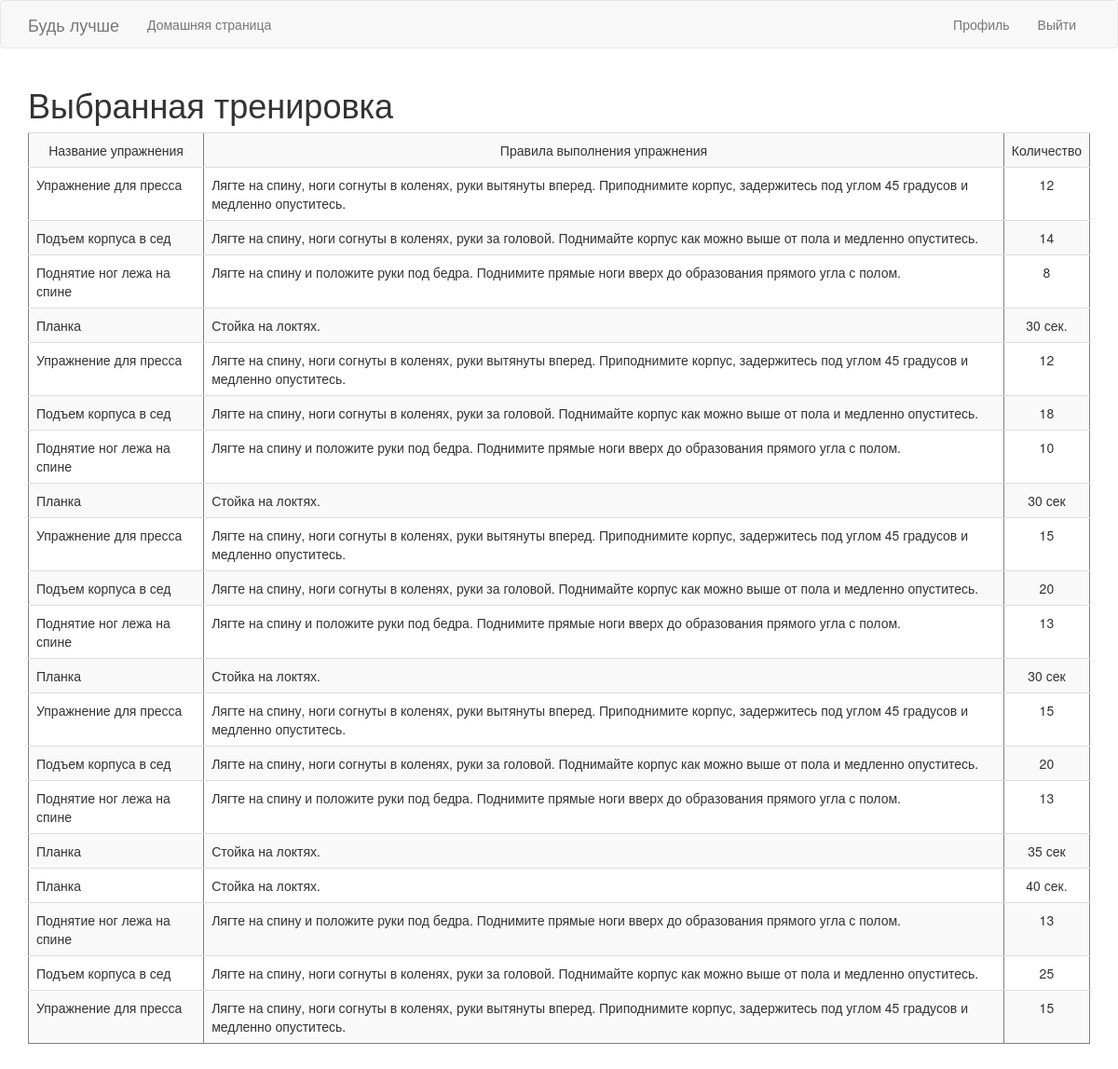
Page /training_user (signed in) on the committed database.
### app/models.py (models this page shows)
class Exercises(db.Model):
    id = db.Column(db.Integer, primary_key=True)
    name_exercises = db.Column(db.String(256), index=True)
    rules = db.Column(db.Text(500), index=True)
    day = db.Column(db.Integer)
    number = db.Column(db.Integer)
    training_id = db.Column(db.Integer, db.ForeignKey('training.id'))

### app/routes.py (the view)
@app.route('/training_user')
@login_required
def training_user():
    if current_user.active_training == 1:
        training_id = TrainingList(user_id=current_user.id)
        i = training_id.get_training()
        exe = Training(id=i.training_id)
        exercises = exe.all_exe()
    return render_template('training_user.html', title='Тренировка', exercises=exercises)

### app/models.py (called while the page is built)
@login.user_loader
def load_user(id):
    return User.query.get(int(id))

    def all_exe(self):
        exe = Exercises.query.filter_by(training_id=self.id)
        return exe

    def get_training(self):
        selected_training = TrainingList.query.filter_by(user_id = self.user_id)
        return selected_training[-1]

### app/routes.py (called while the page is built)
@app.before_request
def before_request():
    if current_user.is_authenticated:
        current_user.last_seen = datetime.utcnow()
        db.session.commit()

### app/templates/training_user.html
{% extends "base.html" %}
{% import 'bootstrap/wtf.html' as wtf %}
{% block app_content %}
    <h1>Выбранная тренировка</h1>
<table class="table table-striped" border="1" >
    <tr valign="top">
        <td align="center"> Название упражнения </td>
        <td align="center"> Правила выполнения упражнения </td>
        <td align="center"> Количество </td>
    {% for exercises in exercises %}
        {% include '_exe.html' %}
    {% endfor %}
</table>
<br>
{% endblock %}

### app/templates/_exe.html
    <tr valign="top">
        <td>{{ exercises.name_exercises }}</td>
        <td  align="stretch">{{ exercises.rules }} </td>
        <td align="center">{{ exercises.number }} </td>
    </tr>

### rows in the picture
Exercises: name_exercises "Упражнение для пресса", rules "Лягте на спину, ноги согнуты в коленях, руки вытянуты вперед. Приподнимите корпус, задержитесь под углом 45 градусов и медленно опуститесь.", number "12"
Exercises: name_exercises "Подъем корпуса в сед", rules "Лягте на спину, ноги согнуты в коленях, руки за головой. Поднимайте корпус как можно выше от пола и медленно опуститесь.", number "14"
Exercises: name_exercises "Поднятие ног лежа на спине", rules "Лягте на спину и положите руки под бедра. Поднимите прямые ноги вверх до образования прямого угла с полом.", number "8"
Exercises: name_exercises "Планка", rules "Стойка на локтях.", number "30 сек."
Exercises: name_exercises "Упражнение для пресса", rules "Лягте на спину, ноги согнуты в коленях, руки вытянуты вперед. Приподнимите корпус, задержитесь под углом 45 градусов и медленно опуститесь.", number "12"
Exercises: name_exercises "Подъем корпуса в сед", rules "Лягте на спину, ноги согнуты в коленях, руки за головой. Поднимайте корпус как можно выше от пола и медленно опуститесь.", number "18"
Exercises: name_exercises "Поднятие ног лежа на спине", rules "Лягте на спину и положите руки под бедра. Поднимите прямые ноги вверх до образования прямого угла с полом.", number "10"
Exercises: name_exercises "Планка", rules "Стойка на локтях.", number "30 сек"
Exercises: name_exercises "Упражнение для пресса", rules "Лягте на спину, ноги согнуты в коленях, руки вытянуты вперед. Приподнимите корпус, задержитесь под углом 45 градусов и медленно опуститесь.", number "15"
Exercises: name_exercises "Подъем корпуса в сед", rules "Лягте на спину, ноги согнуты в коленях, руки за головой. Поднимайте корпус как можно выше от пола и медленно опуститесь.", number "20"
Exercises: name_exercises "Поднятие ног лежа на спине", rules "Лягте на спину и положите руки под бедра. Поднимите прямые ноги вверх до образования прямого угла с полом.", number "13"
Exercises: name_exercises "Планка", rules "Стойка на локтях.", number "30 сек"
Exercises: name_exercises "Упражнение для пресса", rules "Лягте на спину, ноги согнуты в коленях, руки вытянуты вперед. Приподнимите корпус, задержитесь под углом 45 градусов и медленно опуститесь.", number "15"
Exercises: name_exercises "Подъем корпуса в сед", rules "Лягте на спину, ноги согнуты в коленях, руки за головой. Поднимайте корпус как можно выше от пола и медленно опуститесь.", number "20"
Exercises: name_exercises "Поднятие ног лежа на спине", rules "Лягте на спину и положите руки под бедра. Поднимите прямые ноги вверх до образования прямого угла с полом.", number "13"
Exercises: name_exercises "Планка", rules "Стойка на локтях.", number "35 сек"
Exercises: name_exercises "Планка", rules "Стойка на локтях.", number "40 сек."
Exercises: name_exercises "Поднятие ног лежа на спине", rules "Лягте на спину и положите руки под бедра. Поднимите прямые ноги вверх до образования прямого угла с полом.", number "13"
Exercises: name_exercises "Подъем корпуса в сед", rules "Лягте на спину, ноги согнуты в коленях, руки за головой. Поднимайте корпус как можно выше от пола и медленно опуститесь.", number "25"
Exercises: name_exercises "Упражнение для пресса", rules "Лягте на спину, ноги согнуты в коленях, руки вытянуты вперед. Приподнимите корпус, задержитесь под углом 45 градусов и медленно опуститесь.", number "15"
